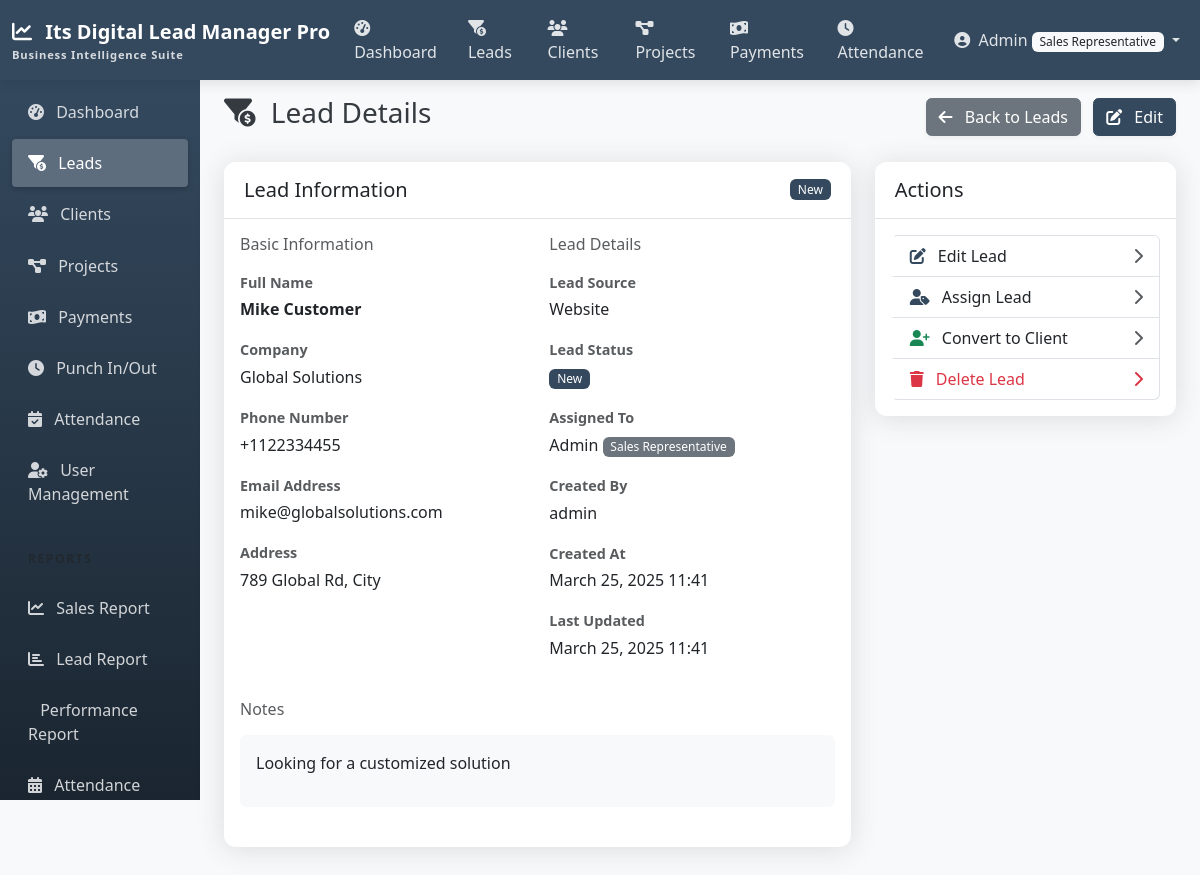
The page /leads/3/ (signed in) on the database as committed earlier.
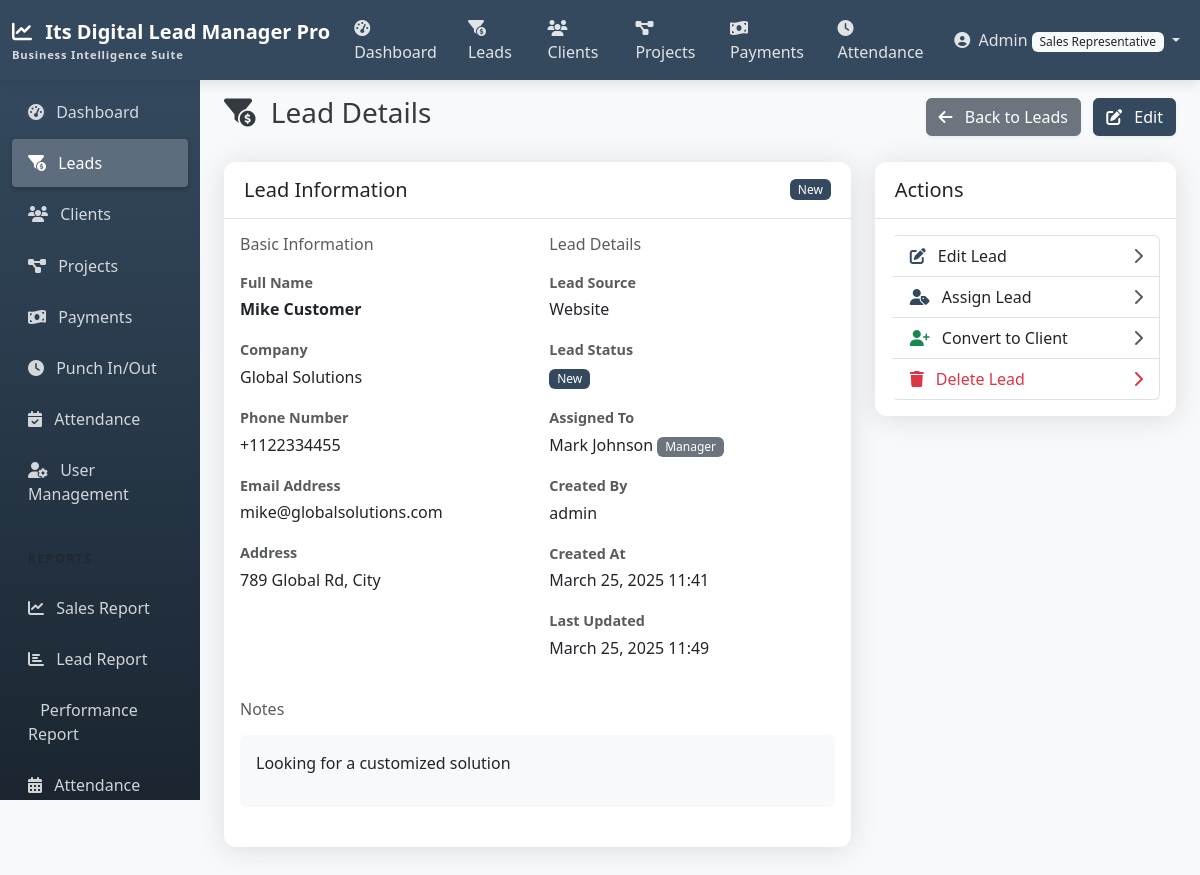
The same page on the database as committed later.
### leads/models.py (models this page shows, shortened)
class Lead(models.Model):
    name = models.CharField(max_length=255)
    company = models.CharField(max_length=255, blank=True, null=True)
    phone = models.CharField(max_length=20)
    email = models.EmailField()
    address = models.TextField(blank=True, null=True)
    source = models.ForeignKey(LeadSource, on_delete=models.SET_NULL, null=True, blank=True)
    status = models.ForeignKey(LeadStatus, on_delete=models.SET_NULL, null=True, blank=True)
    assigned_to = models.ForeignKey(
        CustomUser,
        related_name='assigned_leads',
        on_delete=models.SET_NULL,
        null=True,
        blank=True
    )
    created_by = models.ForeignKey(
        CustomUser,
        related_name='created_leads',
        on_delete=models.SET_NULL,
        null=True,
        blank=True
    )
    notes = models.TextField(blank=True, null=True)
    created_at = models.DateTimeField(auto_now_add=True)
    updated_at = models.DateTimeField(auto_now=True)
    class Meta:
        ordering = ['-created_at']
    @property
    def is_converted(self):
        return self.status.is_converted if self.status else False

class LeadStatus(models.Model):
    name = models.CharField(max_length=100)
    description = models.TextField(blank=True, null=True)
    is_converted = models.BooleanField(default=False)
    order = models.PositiveIntegerField(default=0)
    class Meta:
        ordering = ['order']
        verbose_name_plural = 'Lead statuses'

class LeadSource(models.Model):
    name = models.CharField(max_length=100)
    description = models.TextField(blank=True, null=True)

### accounts/models.py (models this page shows, shortened)
class CustomUser(AbstractUser):
    ROLE_CHOICES = (
        ('admin', 'Admin'),
        ('manager', 'Manager'),
        ('team_leader', 'Team Leader'),
        ('sales_rep', 'Sales Representative'),
    )
    role = models.CharField(max_length=20, choices=ROLE_CHOICES, default='sales_rep')

### leads/views.py (the view, shortened to what this page needs)
# urls.py: path('<int:pk>/', views.LeadDetailView.as_view(), name='lead_detail'),
class LeadDetailView(LoginRequiredMixin, LeadAccessMixin, DetailView):
    model = Lead
    template_name = 'leads/lead_detail.html'
    context_object_name = 'lead'
    def get_context_data(self, **kwargs):
        context = super().get_context_data(**kwargs)
        lead = self.get_object()
        return context

### leads/views.py (called while the page is built, shortened)
    def test_func(self):
        if not self.request.user.is_authenticated:
            return False
        if self.request.user.is_superuser or self.request.user.role in ['admin', 'manager']:
            return True

### templates/leads/lead_detail.html (shortened to what the changed rows need)
{% extends 'base.html' %}
{% block content %}
<div class="d-flex justify-content-between align-items-center mb-4">
    <h1 class="h3">
        <i class="fas fa-funnel-dollar me-2"></i> Lead Details
    </h1>
</div>
<div class="row">
    <div class="col-md-8 mb-4">
        <div class="card shadow h-100">
            <div class="card-header bg-white">
                <div class="d-flex justify-content-between align-items-center">
                    <h5 class="mb-0">Lead Information</h5>
                    <span class="badge {% if lead.is_converted %}bg-success{% else %}bg-primary{% endif %}">
                        {{ lead.status.name|default:"New" }}
                    </span>
                </div>
            </div>
            <div class="card-body">
                <div class="row">
                    <div class="col-md-6 mb-4">
                        <div class="mb-3">
                            <label class="form-label text-muted small mb-1">Full Name</label>
                            <div class="fw-bold">{{ lead.name }}</div>
                        </div>
                        <div class="mb-3">
                            <label class="form-label text-muted small mb-1">Company</label>
                            <div>{{ lead.company|default:"-" }}</div>
                        </div>
                        <div class="mb-3">
                            <label class="form-label text-muted small mb-1">Phone Number</label>
                            <div>{{ lead.phone }}</div>
                        </div>
                        <div class="mb-3">
                            <label class="form-label text-muted small mb-1">Email Address</label>
                            <div>{{ lead.email }}</div>
                        </div>
                        <div class="mb-3">
                            <div>{{ lead.address|default:"-"|linebreaks }}</div>
                        </div>
                    </div>
                    <div class="col-md-6 mb-4">
                        <div class="mb-3">
                            <label class="form-label text-muted small mb-1">Lead Source</label>
                            <div>{{ lead.source.name|default:"-" }}</div>
                        </div>
                        <div class="mb-3">
                            <div>
                                <span class="badge {% if lead.is_converted %}bg-success{% else %}bg-primary{% endif %}">
                                    {{ lead.status.name|default:"New" }}
                                </span>
                            </div>
                        </div>
                        <div class="mb-3">
                            <label class="form-label text-muted small mb-1">Assigned To</label>
                            <div>
                                {% if lead.assigned_to %}
                                {{ lead.assigned_to.get_full_name|default:lead.assigned_to.username }}
                                <span class="badge bg-secondary">{{ lead.assigned_to.get_role_display }}</span>
                                {% else %}
                                <span class="text-muted">Unassigned</span>
                                {% endif %}
                            </div>
                        </div>
                        <div class="mb-3">
                            <label class="form-label text-muted small mb-1">Created By</label>
                            <div>
                                {% if lead.created_by %}
                                {{ lead.created_by.get_full_name|default:lead.created_by.username }}
                                {% else %}
                                <span class="text-muted">System</span>
                                {% endif %}
                            </div>
                        </div>
                        <div class="mb-3">
                            <label class="form-label text-muted small mb-1">Created At</label>
                            <div>{{ lead.created_at|date:"F d, Y H:i" }}</div>
                        </div>
                        <div class="mb-3">
                            <label class="form-label text-muted small mb-1">Last Updated</label>
                            <div>{{ lead.updated_at|date:"F d, Y H:i" }}</div>
                        </div>
                    </div>
                </div>
                <div class="row">
                    <div class="col-12">
                        <div class="p-3 bg-light rounded">
                            {{ lead.notes|default:"No notes available."|linebreaks }}
                        </div>
                    </div>
                </div>
            </div>
        </div>
    </div>
</div>
{% endblock %}

Rows that differ between the two databases and show on the page:
changed Lead "Mike Customer": assigned_to.get_full_name "Admin" → "Mark Johnson"; assigned_to.role "Sales Representative" → "Manager"; updated_at "March 25, 2025 11:41" → "March 25, 2025 11:49"
